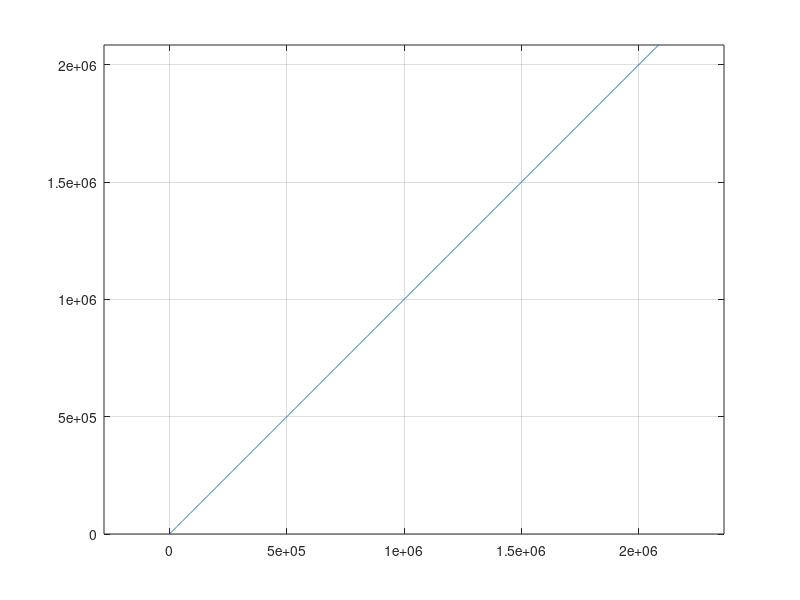

The MATLAB script that drew this image:
x0 = 0;
y0 = 0;
Vx0 = 1;
Vy0 = 0;
ax0 = 0;
ay0 = 0;


tf = 200;
fs   = 100;
dt   = 1/fs;

X = [x0;Vx0;ax0;y0;Vy0;ay0];

%% Straight Flight Mode

A = [1 dt .5*dt^2 0  0       0;
     0  1      dt 0  0       0;
     0  0       0 0  0       0;
     0  0       0 1 dt .5*dt^2;
     0  0       0 0  1      dt;
     0  0       0 0  0       0];

for ii = 1 : 100*fs

    X(:,ii+1) = A*X(:,ii);
    
end

%% Constant Angular Velocity Mode
w = 0.1;
A = [1      sin(w*dt)/w 0 0 -(1-cos(w*dt))/w 0;
     0        cos(w*dt) 0 0       -sin(w*dt) 0;
     0                0 0 0                0 0;
     0  (1-cos(w*dt))/w 0 1      sin(w*dt)/w 0;
     0        sin(w*dt) 0 0        cos(w*dt) 0;
     0                0 0 0                0 0]

for jj = ii : 150*fs

    X(:,jj+1) = A*X(:,jj);
    
end

%% Straight Flight Mode

A = [1 dt .5*dt^2 0  0       0;
     0  1      dt 0  0       0;
     0  0       1 0  0       0;
     0  0       0 1 dt .5*dt^2;
     0  0       0 0  1     dt;
     0  0       0 0  0       1];

for ii = jj : tf*fs

    X(:,ii+1) = A*X(:,ii) + [0 0 1 0 0 1]';
    
end

plot(X(1,:),X(4,:))
grid on
axis equal

save("trajectory","X")
